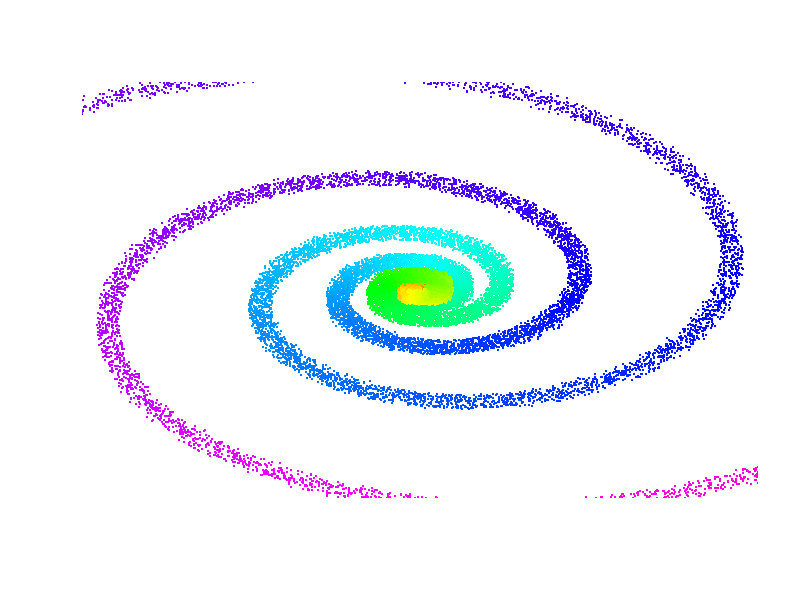

This chart was generated by the following R code:
n<-20000 # number of points to plot
t<-0.20944 #12 Degrees converted to radians
theta<-seq(0,9*pi,length.out = n) # a vector of size 1e3 of theta values

r<-exp(1)^((theta)*tan(t))# parametric equation in polar coordinates
x<-r*cos(theta) # convert from polar to Cartesian coordinates
y<-r*sin(theta) # convert from polar to Cartesian coordinates
plot(jitter(x,amount = 4),jitter(y,amount = 5),col=rainbow(n),pch=".",lwd=1,xlab="",
         ylab="",axes=FALSE,asp=0.5,xlim=c(-110,110),ylim=c(-110,110), cex=2)

u<-exp(1)^((theta+pi)*tan(t))# parametric equation in polar coordinates
x<-u*cos(theta) # convert from polar to Cartesian coordinates
y<-u*sin(theta) # convert from polar to Cartesian coordinates
points(jitter(x,amount = 4),jitter(y,amount = 5),pch=".",col=rainbow(n),xlab="",
       ylab="", cex=2)
